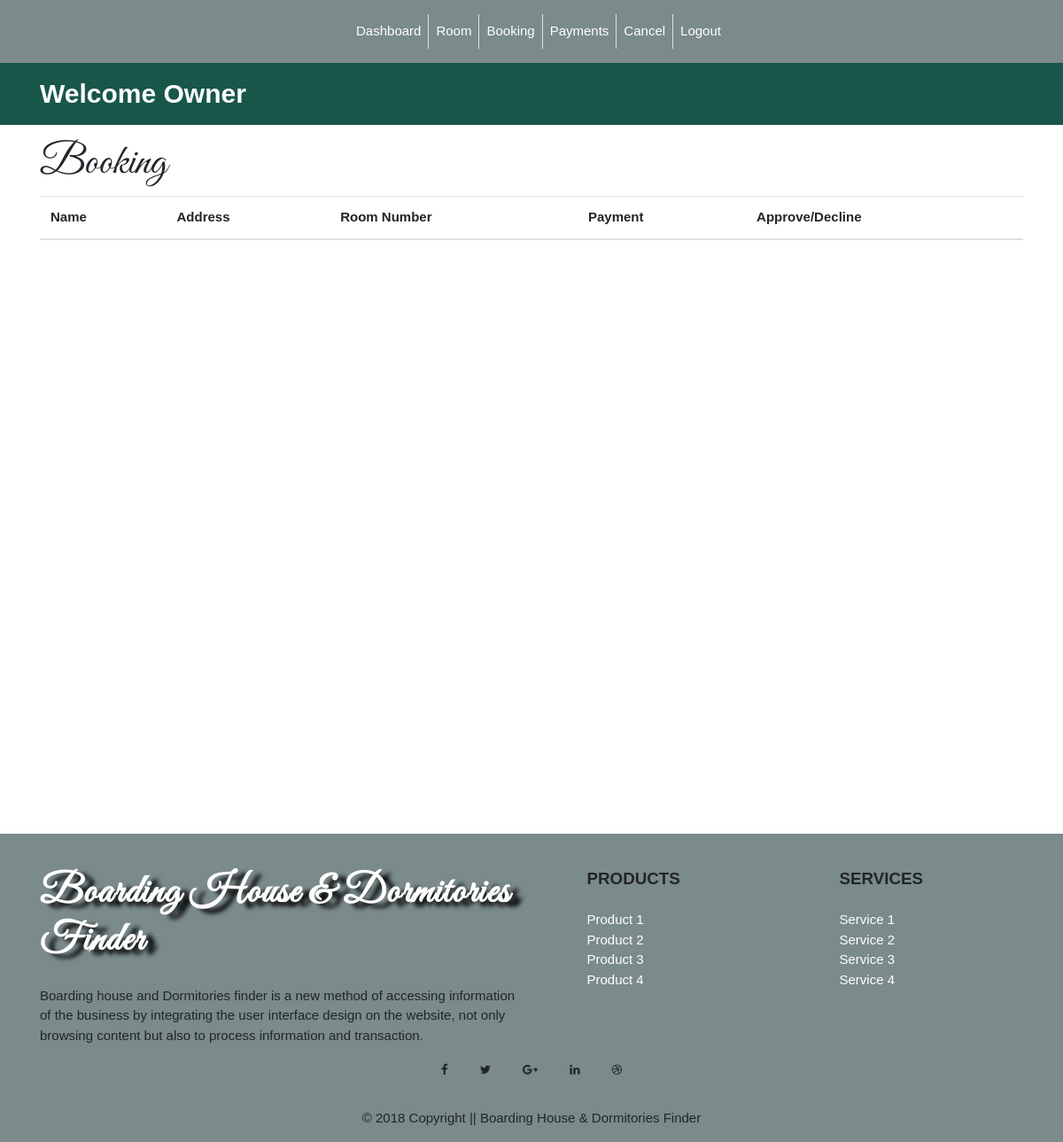
The app's page /landlord/booking.php (signed in), older data.
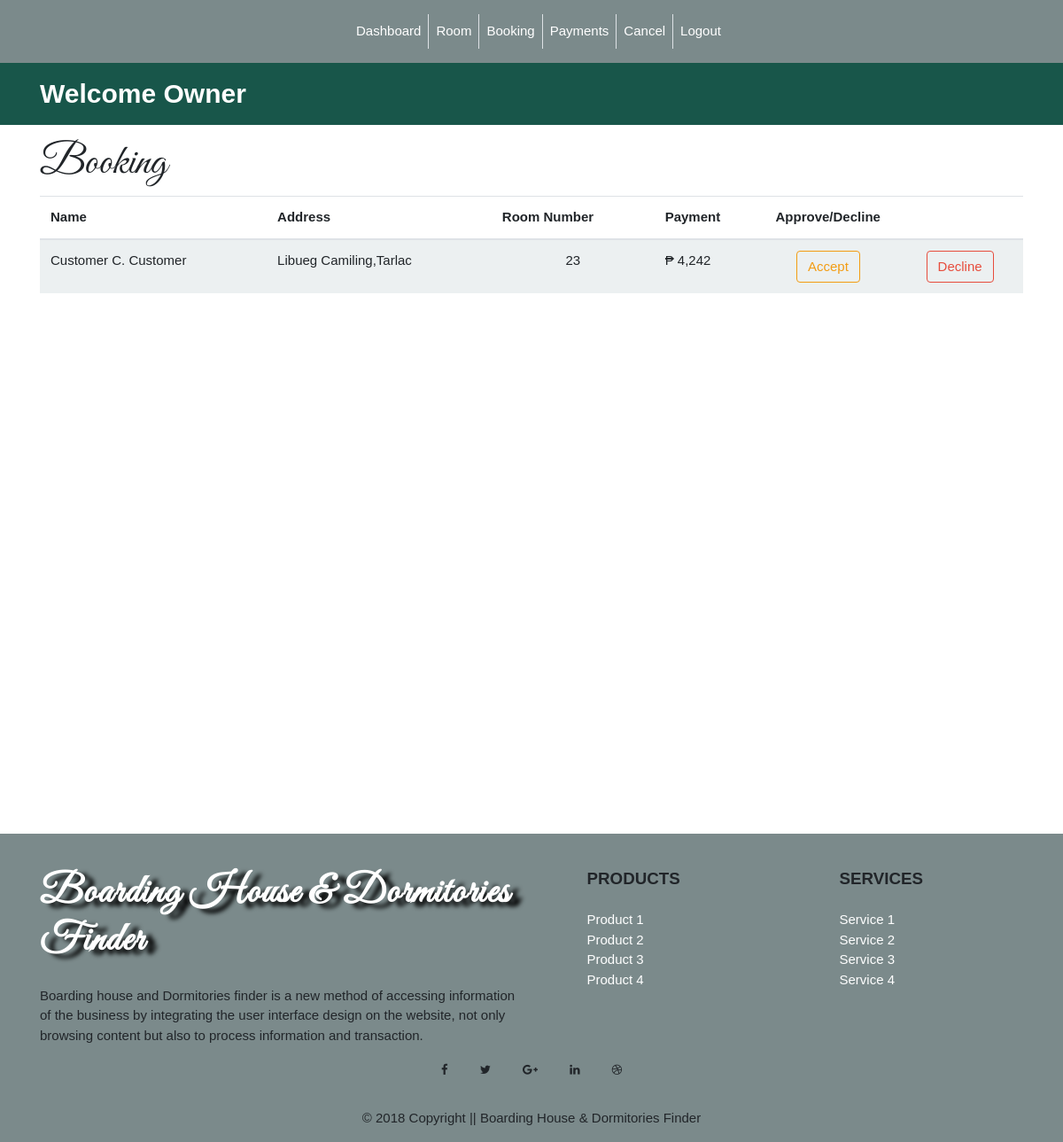
The same page, newer data.
### tables this page shows
CREATE TABLE `reservations` (
  `reservation_id` int(11) NOT NULL,
  `customer_id` int(11) NOT NULL,
  `owner_id` int(11) NOT NULL,
  `room_id` int(11) NOT NULL,
  `reservation_status` int(11) NOT NULL,
  `room_price` varchar(100) NOT NULL,
  `update_reserve_date` varchar(255) NOT NULL,
  `reserve_date` varchar(255) NOT NULL
);

CREATE TABLE `users` (
  `id` int(11) NOT NULL,
  `role_id` int(11) NOT NULL,
  `status_id` int(11) NOT NULL,
  `user_fname` varchar(255) NOT NULL,
  `user_lname` varchar(255) DEFAULT NULL,
  `user_mname` varchar(10) NOT NULL,
  `user_address` varchar(255) NOT NULL,
  `user_gender` enum('m','f') NOT NULL,
  `user_birthdate` varchar(255) NOT NULL,
  `user_picture` varchar(255) NOT NULL,
  `user_email` varchar(255) NOT NULL,
  `user_phone_number` varchar(15) NOT NULL,
  `username` varchar(255) NOT NULL,
  `password` varchar(255) NOT NULL,
  `create_date` datetime NOT NULL,
  `update_date` datetime NOT NULL
);

CREATE TABLE `rooms` (
  `room_id` int(11) NOT NULL,
  `house_id` int(11) NOT NULL,
  `room_type` int(11) NOT NULL,
  `room_number` varchar(10) NOT NULL,
  `room_price` varchar(255) NOT NULL,
  `room_customer_no` int(11) NOT NULL,
  `availability` varchar(255) NOT NULL,
  `room_pic_1` varchar(255) NOT NULL,
  `room_pic_2` varchar(255) NOT NULL,
  `room_pic_3` varchar(255) NOT NULL,
  `room_pic_4` varchar(255) NOT NULL
);

### landlord/booking.php (the view, shortened to what this page needs)
<?php
	function display_content(){
		require "../condb.php";
		?>
		<div class="intro">
			<div class="container">
				<div class="title-intro">
					<h1>Booking</h1>
				</div>
				<div class="table-responsive-sm mt-2">
				<table class="table table-striped">
					<thead>
						<tr>
						<th>Name</th>
						<th>Address</th>
						<th>Room Number</th>
						<th>Payment</th>
						<th>Approve/Decline</th>
						</tr>
					</thead>
					<tbody>
						<?php
						$user = $_SESSION['user_id'];
						$sql1 = "SELECT * FROM reservations JOIN rooms ON (reservations.room_id = rooms.room_id) JOIN houses ON (rooms.house_id = houses.house_id) JOIN users ON (houses.user_id = users.id) WHERE owner_id = '$user' ORDER BY update_reserve_date DESC";
						$results = mysqli_query($conn, $sql1);
						while ($row = mysqli_fetch_assoc($results)){
						extract($row)
						?>
						<tr>
							<td>
							<?php
							$user = "SELECT * FROM users WHERE id = '$customer_id'";
							$user_results = mysqli_query($conn, $user);
							$user_row = mysqli_fetch_assoc($user_results);
							extract($user_row);
							echo $user_fname,str_repeat('&nbsp;', 1),substr($user_mname, 0, 1).".".str_repeat('&nbsp;', 1),ucfirst($user_lname);
							?>
							</td>
							<td>
								<?php
								echo $user_address;
								?>
							</td>
							<td class="text-center">
								<?php
								$room = "SELECT room_number FROM rooms WHERE room_id = '$room_id'";
								$room_results = mysqli_query($conn, $room);
								$room_row = mysqli_fetch_assoc($room_results);
								extract($room_row);
								echo $room_number;
								?>
							</td>
							<td><span>&#8369</span>
								<?php
								echo number_format($room_price);
								?>
							</td>
							<td>
								<div class="row">
									<div class="col-sm-6 text-center"><button class="btn btn-outline-warning">Accept</button></div>
									<div class="col-sm-6 text-center"><button class="btn btn-outline-danger">Decline</button></div>
								</div>
							</td>
						</tr>
						<?php
						}
						?>
					</tbody>
				</table>
				</div>
			</div>
		</div>
		<?php
	}
	require "../template.php";
?>

### template.php (shortened to what this page needs)
<!DOCTYPE html>
<html>
<head>
	<?php require "partials/head.php" ?>
</head>
<body>
	<?php
		require "partials/nav.php";
		display_content();
		require "partials/footer.php";
	?>
</body>
</html>

### partials/head.php (shortened to what this page needs)
<link rel="stylesheet" href="https://maxcdn.bootstrapcdn.com/font-awesome/4.7.0/css/font-awesome.min.css">
<link href="https://cdnjs.cloudflare.com/ajax/libs/twitter-bootstrap/4.0.0/css/bootstrap.min.css" rel="stylesheet">
<link rel="stylesheet" type="text/css" href="https://cdn.datatables.net/1.10.19/css/dataTables.bootstrap4.min.css">
<link href="https://bootswatch.com/4/flatly/bootstrap.min.css" rel="stylesheet">
<?php
	if (isset($_SESSION['user_id'])) {
		?>
		<link rel="stylesheet" type="text/css" href="../assets/css/style.css">
	<?php
	}else{
		?>
		<link rel="stylesheet" type="text/css" href="assets/css/style.css">
		<?php
	}
?>

### partials/nav.php (shortened to what this page needs)
<nav class="navbar navbar-expand-lg navbar-dark bg-dark d-flex justify-content-center">
	<div class="d-flex justify-content-center">
  <div class="collapse navbar-collapse" id="navbarColor01">
    <ul class="navbar-nav pl-3">
      <?php
        if (isset($_SESSION['username']) && $_SESSION['user_level'] == 1 && $_SESSION['user_status'] == 1) {
      ?>
        <li class="nav-item">
          <a class="nav-link" href="BDReservation/../../../BDReservation/admin/dashboard.php">Home <span class="sr-only">(current)</span></a>
        </li>
        <li class="nav-item">
          <a class="nav-link border-left d-none d-sm-none d-md-none d-lg-block" href="BDReservation/../../../BDReservation/admin/house.php">House</a>
          <a class="nav-link d-lg-none" href="BDReservation/../../../BDReservation/admin/house.php">House</a>
        </li>
        <li class="nav-item">
          <a class="nav-link d-lg-none" href="BDReservation/../../../BDReservation/admin/user_list.php">User List</a>
        </li>
        <li class="nav-item">
          <a class="nav-link border-left d-none d-sm-none d-md-none d-lg-block" href="BDReservation/../../../BDReservation/admin/user_list.php">User List</a>
          <a class="nav-link d-lg-none" href="BDReservation/../../../BDReservation/admin/user_list.php">User List</a>
        </li>
        <li class="nav-item">
          <a class="nav-link border-left d-none d-sm-none d-md-none d-lg-block" href="BDReservation/../../../BDReservation/admin/add_admin.php">Add Admin</a>
          <a class="nav-link d-lg-none" href="BDReservation/../../../BDReservation/admin/add_admin.php">Add Addmin</a>
        </li>
      <?php
      }elseif(isset($_SESSION['username']) && $_SESSION['user_level'] == 2 && $_SESSION['user_status'] == 1){
        ?>
          <li class="nav-item">
            <a class="nav-link" href="BDReservation/../../../BDReservation/landlord/owner_dashboard.php">Dashboard<span class="sr-only">(current)</span></a>
          </li>
          <?php
            $user = $_SESSION['username'];
            $sql = "SELECT * FROM users WHERE username = '$user'";
            $results = mysqli_query($conn, $sql);
            $row = mysqli_fetch_assoc($results);
            extract($row);
            $sql1 = "SELECT * FROM houses WHERE user_id = '$id'";
            $results1 = mysqli_query($conn, $sql1);
            if (mysqli_num_rows($results1) > 0 ) {
            $row1 = mysqli_fetch_assoc($results1);
            extract($row1);
            if ($house_status == 3) {
              ?>
              <li class="nav-item">
                <span class="nav-link border-left d-none d-sm-none d-md-none d-lg-block disabled" href="BDReservation/../../../BDReservation/landlord/add_room.php" disabled>Room</span>
                <span class="nav-link d-lg-none" href="BDReservation/../../../BDReservation/landlord/add_room.php" disabled>Room</span>
              </li>
              <?php
            }elseif ($house_status == 4) {
              ?>
              <li class="nav-item">
                <a class="nav-link border-left d-none d-sm-none d-md-none d-lg-block" href="BDReservation/../../../BDReservation/landlord/add_room.php">Room</a>
              </li>
              <li class="nav-item">
                <a class="nav-link border-left d-none d-sm-none d-md-none d-lg-block" href="BDReservation/../../../BDReservation/landlord/booking.php">Booking</a>
              </li>
              <li class="nav-item">
                <a class="nav-link border-left d-none d-sm-none d-md-none d-lg-block" href="BDReservation/../../../BDReservation/landlord/payments.php">Payments</a>
              </li>
              <li class="nav-item">
                <a class="nav-link border-left d-none d-sm-none d-md-none d-lg-block" href="BDReservation/../../../BDReservation/landlord/cancel.php">Cancel</a>
              </li>
              <?php
            }
          }
          ?>
      <?php
      }
      if (isset($_SESSION['username'])) {
       ?>
       <li class="nav-item">
        <a class="nav-link border-left d-none d-sm-none d-md-none d-lg-block" href="../../BDReservation/logout.php">Logout</a>
       </li>
      <?php
        }
      ?>
    </ul>
  </div>
  </div>
</nav>
<section>
  <div class="welcome">
    <div class="container">
      Welcome <?php
        if (isset($_SESSION['fname'])) {
          echo $_SESSION['fname'];
        }else {
          echo "Guest!";
        }
        ?>
    </div>
  </div>
</section>

### partials/footer.php (shortened to what this page needs)
<footer class="page-footer font-small bg-dark pt-4">
    <div class="container text-center text-md-left">
        <div class="row">
            <div class="col-md-6">
                <h5 class="mb-4 mt-3 font-weight-bold footer-title">Boarding House & Dormitories Finder</h5>
                <p>Boarding house and Dormitories finder is a new method of accessing information of the business by integrating the user interface design on the website, not only browsing content but also to process information and transaction.</p>
            </div>
            <div class="col-md-2 mx-auto">
                <h5 class="text-uppercase mb-4 mt-3 font-weight-bold">Products</h5>
                <ul class="list-unstyled">
                    <li><a class="footer-a-tag" href="#!">Product 1</a></li>
                    <li><a class="footer-a-tag" href="#!">Product 2</a></li>
                    <li><a class="footer-a-tag" href="#!">Product 3</a></li>
                    <li><a class="footer-a-tag" href="#!">Product 4</a></li>
                </ul>
            </div>
            <div class="col-md-2 mx-auto">
                <h5 class="text-uppercase mb-4 mt-3 font-weight-bold">Services</h5>
                <ul class="list-unstyled">
                    <li><a class="footer-a-tag" href="#!">Service 1</a></li>
                    <li><a class="footer-a-tag" href="#!">Service 2</a></li>
                    <li><a class="footer-a-tag" href="#!">Service 3</a></li>
                    <li><a class="footer-a-tag" href="#!">Service 4</a></li>
                </ul>
            </div>
    </div>
    <div class="text-center">
        <ul class="list-unstyled list-inline">
            <li class="list-inline-item"><a class="btn-floating btn-sm btn-fb mx-1"><i class="fa fa-facebook"> </i></a></li>
            <li class="list-inline-item"><a class="btn-floating btn-sm btn-tw mx-1"><i class="fa fa-twitter"> </i></a></li>
            <li class="list-inline-item"><a class="btn-floating btn-sm btn-gplus mx-1"><i class="fa fa-google-plus"> </i></a></li>
            <li class="list-inline-item"><a class="btn-floating btn-sm btn-li mx-1"><i class="fa fa-linkedin"> </i></a></li>
            <li class="list-inline-item"><a class="btn-floating btn-sm btn-dribbble mx-1"><i class="fa fa-dribbble"> </i></a></li>
        </ul>
    </div>
    <div class="footer-copyright py-3 text-center">
        <div class="container-fluid">
            © 2018 Copyright || Boarding House & Dormitories Finder
        </div>
    </div>
</footer>

### assets/css/style.css (style rules this page uses)
* { margin: 0; padding: 0; box-sizing: border-box; }
html,body { font-family: 'Moserrat', sans-serif; }
.title-intro { font-family: 'Great Vibes', cursive; }
.intro { width: 100%; height: 100vh; overflow: hidden; padding-top: 1em; background-attachment: fixed; background-repeat: no-repeat; background-size: cover; }
.welcome { background: #18564a; width: 100%; height: 70px; line-height: 70px; color: #fff; font-weight: bold; font-size: 2em; }
a.footer-a-tag { color: #fff; }
.footer-title { color: #fff; font-family: 'Great Vibes', cursive; font-size: 3em; text-shadow: 10px 5px 5px #000; letter-spacing: 1.5px; }

Row changes from the older to the newer data that the page shows:
added reservations: customer.user_fname "Customer", customer.user_mname "C", customer.user_lname "Customer", customer.user_address "Libueg Camiling,Tarlac", room.room_number "23", room.room_price "4,242"
